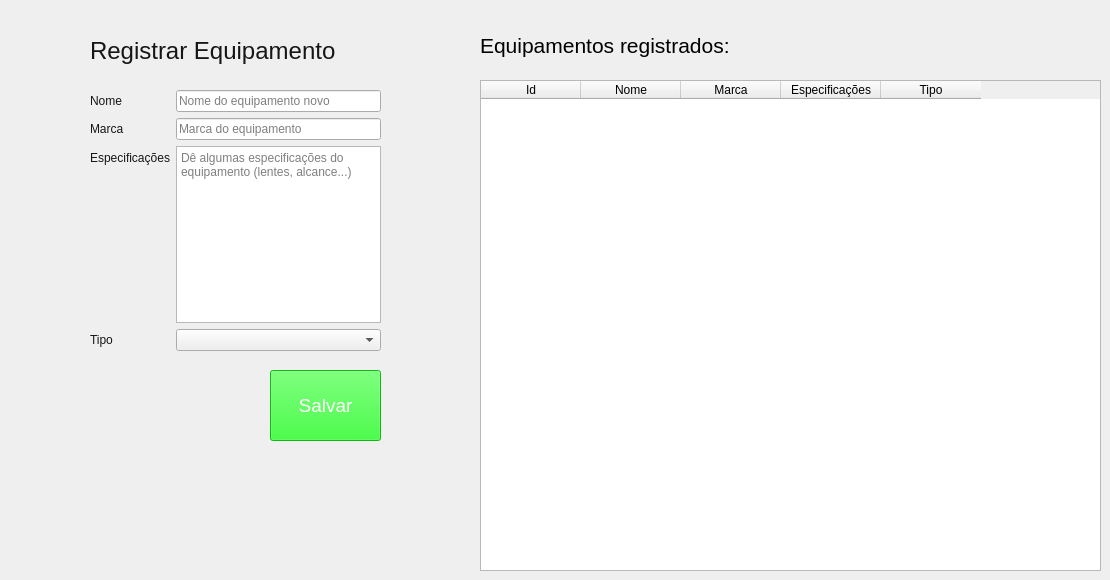
    <widget class="QWidget" name="equipamentos_2">
     <widget class="QWidget" name="formLayoutWidget_6">
      <property name="geometry">
       <rect>
        <x>90</x>
        <y>90</y>
        <width>291</width>
        <height>261</height>
       </rect>
      </property>
      <layout class="QFormLayout" name="formLayout_6">
       <item row="0" column="1">
        <widget class="QLineEdit" name="nomeEquip">
         <property name="placeholderText">
          <string>Nome do equipamento novo</string>
         </property>
        </widget>
       </item>
       <item row="0" column="0">
        <widget class="QLabel" name="label_36">
         <property name="styleSheet">
          <string notr="true">color: rgb(22, 22, 22);</string>
         </property>
         <property name="text">
          <string>Nome</string>
         </property>
        </widget>
       </item>
       <item row="1" column="1">
        <widget class="QLineEdit" name="marcaEquip">
         <property name="placeholderText">
          <string>Marca do equipamento</string>
         </property>
        </widget>
       </item>
       <item row="1" column="0">
        <widget class="QLabel" name="label_37">
         <property name="styleSheet">
          <string notr="true">color: rgb(22, 22, 22);</string>
         </property>
         <property name="text">
          <string>Marca</string>
         </property>
        </widget>
       </item>
       <item row="2" column="1">
        <widget class="QPlainTextEdit" name="especEquip">
         <property name="placeholderText">
          <string>Dê algumas especificações do equipamento (lentes, alcance...)</string>
         </property>
        </widget>
       </item>
       <item row="2" column="0">
        <widget class="QLabel" name="label_38">
         <property name="styleSheet">
          <string notr="true">color: rgb(22, 22, 22);</string>
         </property>
         <property name="text">
          <string>Especificações</string>
         </property>
        </widget>
       </item>
       <item row="3" column="1">
        <widget class="QComboBox" name="tiposEquip"/>
       </item>
       <item row="3" column="0">
        <widget class="QLabel" name="label_39">
         <property name="styleSheet">
          <string notr="true">color: rgb(22, 22, 22);</string>
         </property>
         <property name="text">
          <string>Tipo</string>
         </property>
        </widget>
       </item>
      </layout>
     </widget>
     <widget class="QPushButton" name="salvarEquip">
      <property name="geometry">
       <rect>
        <x>270</x>
        <y>370</y>
        <width>111</width>
        <height>71</height>
       </rect>
      </property>
      <property name="font">
       <font>
        <pointsize>14</pointsize>
       </font>
      </property>
      <property name="styleSheet">
       <string notr="true">color: rgb(255, 255, 255);
background-color: rgba(0, 255, 0, 235);</string>
      </property>
      <property name="text">
       <string>Salvar</string>
      </property>
     </widget>
     <widget class="QTableWidget" name="tabelaEquips">
      <property name="geometry">
       <rect>
        <x>480</x>
        <y>80</y>
        <width>621</width>
        <height>491</height>
       </rect>
      </property>
      <property name="selectionBehavior">
       <enum>QAbstractItemView::SelectRows</enum>
      </property>
      <column>
       <property name="text">
        <string>Id</string>
       </property>
      </column>
      <column>
       <property name="text">
        <string>Nome</string>
       </property>
      </column>
      <column>
       <property name="text">
        <string>Marca</string>
       </property>
      </column>
      <column>
       <property name="text">
        <string>Especificações</string>
       </property>
      </column>
      <column>
       <property name="text">
        <string>Tipo</string>
       </property>
      </column>
     </widget>
     <widget class="QLabel" name="label_40">
      <property name="geometry">
       <rect>
        <x>480</x>
        <y>30</y>
        <width>261</width>
        <height>31</height>
       </rect>
      </property>
      <property name="font">
       <font>
        <pointsize>16</pointsize>
       </font>
      </property>
      <property name="styleSheet">
       <string notr="true">color: rgb(0, 0, 0);</string>
      </property>
      <property name="text">
       <string>Equipamentos registrados:</string>
      </property>
     </widget>
     <widget class="QLabel" name="label_42">
      <property name="geometry">
       <rect>
        <x>90</x>
        <y>30</y>
        <width>251</width>
        <height>41</height>
       </rect>
      </property>
      <property name="font">
       <font>
        <pointsize>18</pointsize>
       </font>
      </property>
      <property name="styleSheet">
       <string notr="true">color: rgb(22, 22, 22);</string>
      </property>
      <property name="text">
       <string>Registrar Equipamento</string>
      </property>
     </widget>
    </widget>
